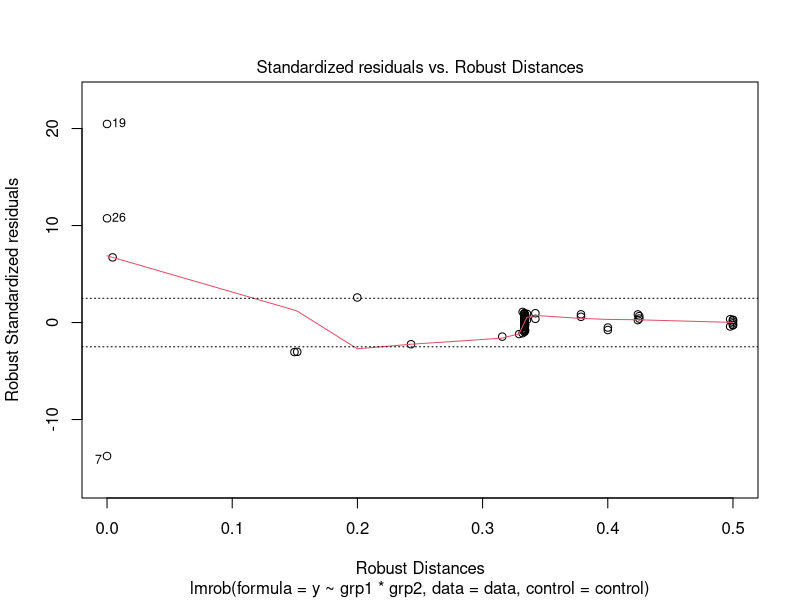
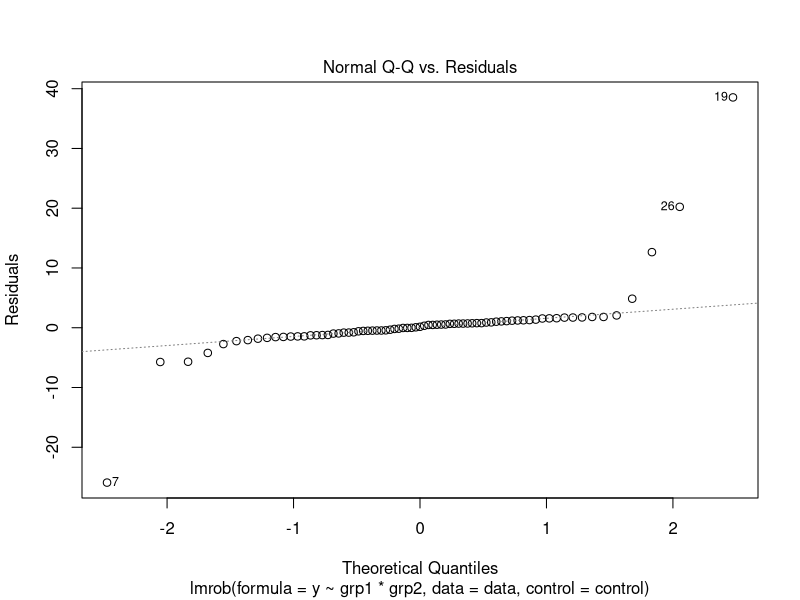
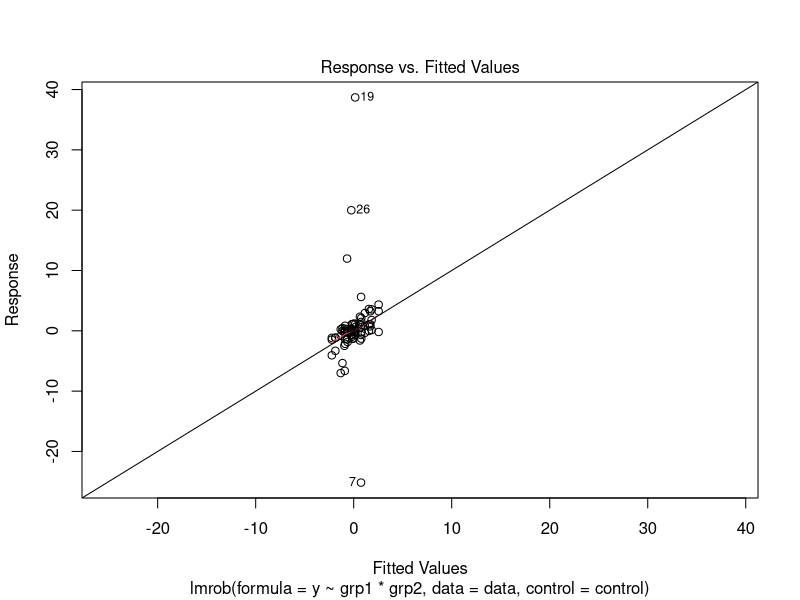
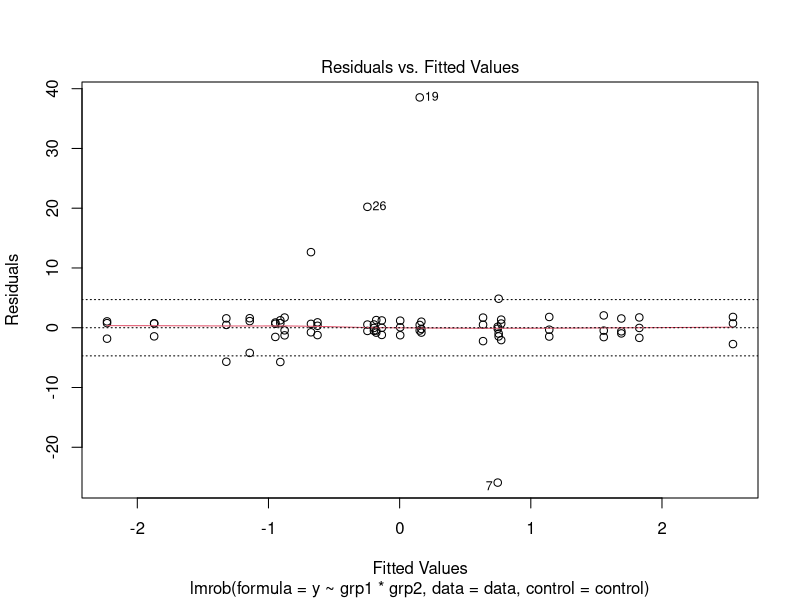
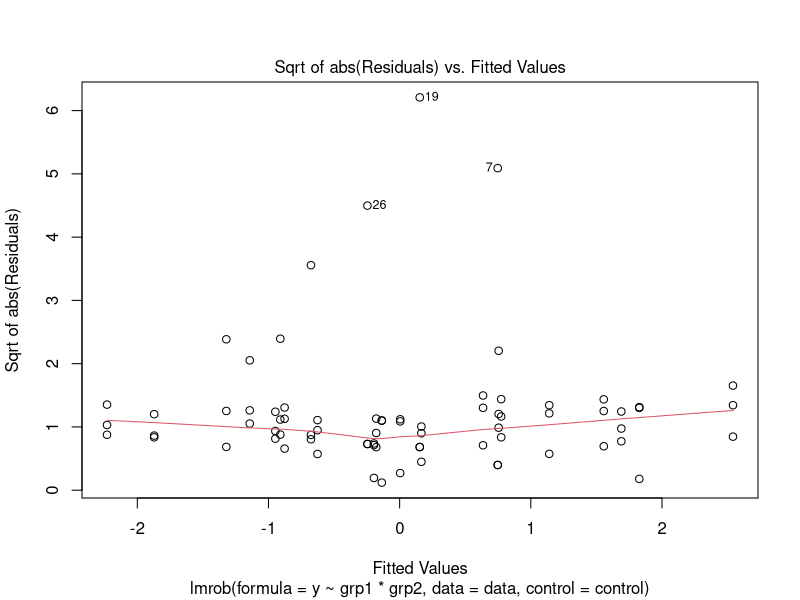

Generate these figures, in order, with R:
library(robustbase)


### Name: outlierStats
### Title: Robust Regression Outlier Statistics
### Aliases: outlierStats
### Keywords: robust regression

### ** Examples

## artificial data example
data <- expand.grid(grp1 = letters[1:5], grp2 = letters[1:5], rep=1:3)
set.seed(101)
data$y <- c(rt(nrow(data), 1))
## compute outlier statistics for all the estimators
control <- lmrob.control(method = "SMDM",
                         compute.outlier.stats = c("S", "MM", "SMD", "SMDM"))
## warning is only issued for some seeds
set.seed(2)
fit1 <- lmrob(y ~ grp1*grp2, data, control = control)
## do as suggested:
fit2 <- lmrob(y ~ grp1*grp2, data, setting = "KS2014")

## the plot function should work for such models as well
plot(fit1)

## Not run: 
##D   ## access statistics:
##D   fit1$ostats ## SMDM
##D   fit1$init$ostats ## SMD
##D   fit1$init$init$ostats ## SM
##D   fit1$init$init$init.S$ostats ## S
## End(Not run)
